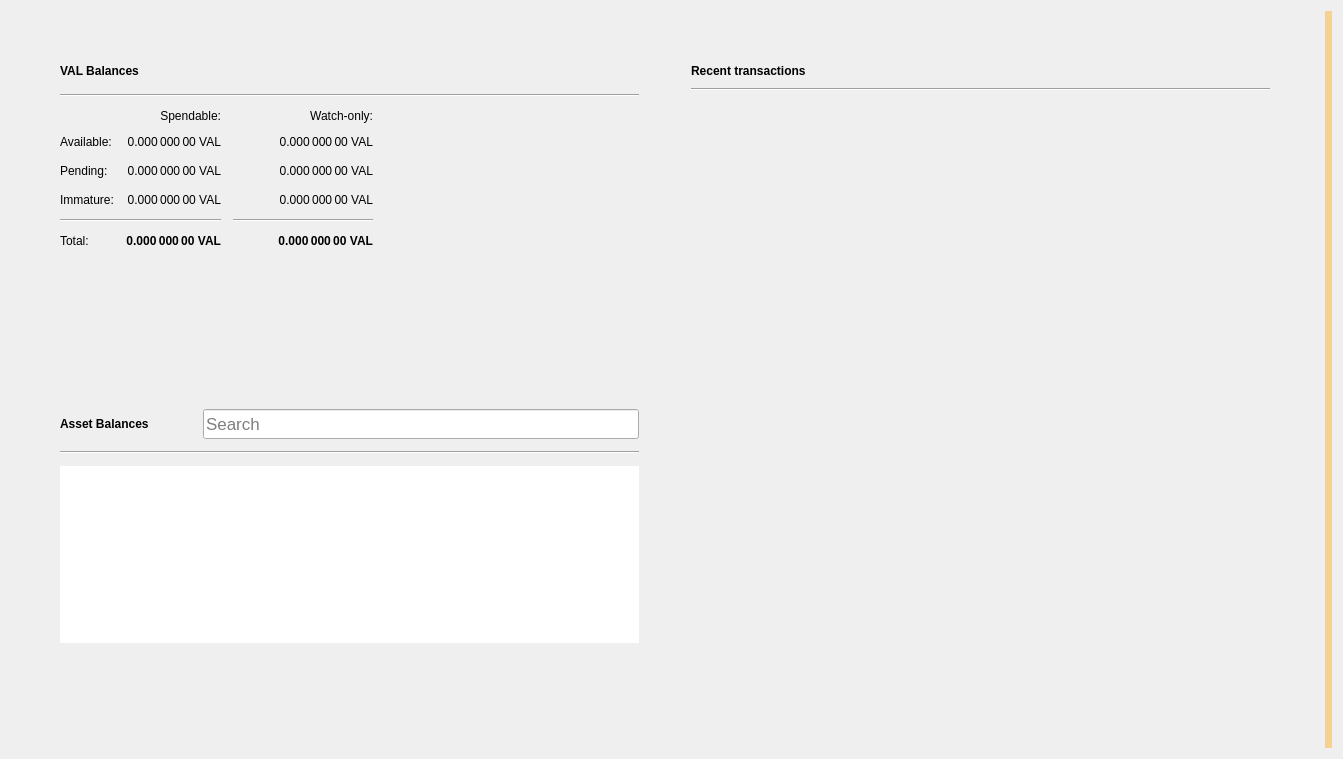
<?xml version="1.0" encoding="UTF-8"?>
<ui version="4.0">
 <class>OverviewPage</class>
 <widget class="QWidget" name="OverviewPage">
  <property name="geometry">
   <rect>
    <x>0</x>
    <y>0</y>
    <width>1343</width>
    <height>759</height>
   </rect>
  </property>
  <property name="windowTitle">
   <string>Form</string>
  </property>
  <property name="autoFillBackground">
   <bool>false</bool>
  </property>
  <layout class="QGridLayout" name="gridLayout_3">
   <item row="0" column="1">
    <layout class="QVBoxLayout" name="verticalLayout_7">
     <property name="spacing">
      <number>0</number>
     </property>
     <property name="leftMargin">
      <number>0</number>
     </property>
     <property name="topMargin">
      <number>0</number>
     </property>
     <property name="rightMargin">
      <number>0</number>
     </property>
     <property name="bottomMargin">
      <number>0</number>
     </property>
     <item>
      <layout class="QHBoxLayout" name="horizontalLayout" stretch="0,0">
       <property name="spacing">
        <number>34</number>
       </property>
       <property name="sizeConstraint">
        <enum>QLayout::SetMaximumSize</enum>
       </property>
       <property name="leftMargin">
        <number>40</number>
       </property>
       <property name="topMargin">
        <number>40</number>
       </property>
       <property name="rightMargin">
        <number>40</number>
       </property>
       <property name="bottomMargin">
        <number>40</number>
       </property>
       <item>
        <layout class="QVBoxLayout" name="verticalLayout_2">
         <property name="spacing">
          <number>34</number>
         </property>
         <property name="rightMargin">
          <number>0</number>
         </property>
         <item>
          <widget class="QFrame" name="frame">
           <property name="sizePolicy">
            <sizepolicy hsizetype="Preferred" vsizetype="Preferred">
             <horstretch>0</horstretch>
             <verstretch>0</verstretch>
            </sizepolicy>
           </property>
           <property name="frameShape">
            <enum>QFrame::NoFrame</enum>
           </property>
           <property name="frameShadow">
            <enum>QFrame::Raised</enum>
           </property>
           <property name="lineWidth">
            <number>10</number>
           </property>
           <layout class="QVBoxLayout" name="verticalLayout_4">
            <property name="spacing">
             <number>12</number>
            </property>
            <item>
             <layout class="QHBoxLayout" name="horizontalLayout_4">
              <item>
               <widget class="QLabel" name="rvnBalancesLabel">
                <property name="font">
                 <font>
                  <weight>75</weight>
                  <bold>true</bold>
                 </font>
                </property>
                <property name="text">
                 <string>VAL Balances</string>
                </property>
               </widget>
              </item>
              <item>
               <widget class="QPushButton" name="labelWalletStatus">
                <property name="enabled">
                 <bool>true</bool>
                </property>
                <property name="maximumSize">
                 <size>
                  <width>30</width>
                  <height>16777215</height>
                 </size>
                </property>
                <property name="toolTip">
                 <string>The displayed information may be out of date. Your wallet automatically synchronizes with the Valuero network after a connection is established, but this process has not completed yet.</string>
                </property>
                <property name="text">
                 <string/>
                </property>
                <property name="icon">
                 <iconset>
                  <normaloff>:/icons/warning</normaloff>
                  <disabledoff>:/icons/warning</disabledoff>:/icons/warning</iconset>
                </property>
                <property name="iconSize">
                 <size>
                  <width>24</width>
                  <height>24</height>
                 </size>
                </property>
                <property name="flat">
                 <bool>true</bool>
                </property>
               </widget>
              </item>
              <item>
               <spacer name="horizontalSpacer_3">
                <property name="orientation">
                 <enum>Qt::Horizontal</enum>
                </property>
                <property name="sizeHint" stdset="0">
                 <size>
                  <width>40</width>
                  <height>20</height>
                 </size>
                </property>
               </spacer>
              </item>
             </layout>
            </item>
            <item>
             <widget class="Line" name="line_2">
              <property name="orientation">
               <enum>Qt::Horizontal</enum>
              </property>
             </widget>
            </item>
            <item>
             <layout class="QGridLayout" name="gridLayout">
              <property name="spacing">
               <number>12</number>
              </property>
              <item row="3" column="2">
               <widget class="QLabel" name="labelWatchImmature">
                <property name="font">
                 <font>
                  <weight>50</weight>
                  <bold>false</bold>
                 </font>
                </property>
                <property name="cursor">
                 <cursorShape>IBeamCursor</cursorShape>
                </property>
                <property name="toolTip">
                 <string>Mined balance in watch-only addresses that has not yet matured</string>
                </property>
                <property name="text">
                 <string notr="true">0.000 000 00 VAL</string>
                </property>
                <property name="alignment">
                 <set>Qt::AlignRight|Qt::AlignTrailing|Qt::AlignVCenter</set>
                </property>
                <property name="textInteractionFlags">
                 <set>Qt::LinksAccessibleByMouse|Qt::TextSelectableByKeyboard|Qt::TextSelectableByMouse</set>
                </property>
               </widget>
              </item>
              <item row="2" column="3">
               <spacer name="horizontalSpacer_2">
                <property name="orientation">
                 <enum>Qt::Horizontal</enum>
                </property>
                <property name="sizeHint" stdset="0">
                 <size>
                  <width>40</width>
                  <height>20</height>
                 </size>
                </property>
               </spacer>
              </item>
              <item row="1" column="0">
               <widget class="QLabel" name="labelBalanceText">
                <property name="text">
                 <string>Available:</string>
                </property>
               </widget>
              </item>
              <item row="1" column="2">
               <widget class="QLabel" name="labelWatchAvailable">
                <property name="font">
                 <font>
                  <weight>50</weight>
                  <bold>false</bold>
                 </font>
                </property>
                <property name="cursor">
                 <cursorShape>IBeamCursor</cursorShape>
                </property>
                <property name="toolTip">
                 <string>Your current balance in watch-only addresses</string>
                </property>
                <property name="text">
                 <string notr="true">0.000 000 00 VAL</string>
                </property>
                <property name="alignment">
                 <set>Qt::AlignRight|Qt::AlignTrailing|Qt::AlignVCenter</set>
                </property>
                <property name="textInteractionFlags">
                 <set>Qt::LinksAccessibleByMouse|Qt::TextSelectableByKeyboard|Qt::TextSelectableByMouse</set>
                </property>
               </widget>
              </item>
              <item row="2" column="1">
               <widget class="QLabel" name="labelUnconfirmed">
                <property name="font">
                 <font>
                  <weight>50</weight>
                  <bold>false</bold>
                 </font>
                </property>
                <property name="cursor">
                 <cursorShape>IBeamCursor</cursorShape>
                </property>
                <property name="toolTip">
                 <string>Total of transactions that have yet to be confirmed, and do not yet count toward the spendable balance</string>
                </property>
                <property name="text">
                 <string notr="true">0.000 000 00 VAL</string>
                </property>
                <property name="alignment">
                 <set>Qt::AlignRight|Qt::AlignTrailing|Qt::AlignVCenter</set>
                </property>
                <property name="textInteractionFlags">
                 <set>Qt::LinksAccessibleByMouse|Qt::TextSelectableByKeyboard|Qt::TextSelectableByMouse</set>
                </property>
               </widget>
              </item>
              <item row="4" column="2">
               <widget class="Line" name="lineWatchBalance">
                <property name="sizePolicy">
                 <sizepolicy hsizetype="Preferred" vsizetype="Fixed">
                  <horstretch>0</horstretch>
                  <verstretch>0</verstretch>
                 </sizepolicy>
                </property>
                <property name="minimumSize">
                 <size>
                  <width>140</width>
                  <height>0</height>
                 </size>
                </property>
                <property name="orientation">
                 <enum>Qt::Horizontal</enum>
                </property>
               </widget>
              </item>
              <item row="0" column="1">
               <widget class="QLabel" name="labelSpendable">
                <property name="text">
                 <string>Spendable:</string>
                </property>
                <property name="alignment">
                 <set>Qt::AlignRight|Qt::AlignTrailing|Qt::AlignVCenter</set>
                </property>
               </widget>
              </item>
              <item row="3" column="0">
               <widget class="QLabel" name="labelImmatureText">
                <property name="text">
                 <string>Immature:</string>
                </property>
               </widget>
              </item>
              <item row="5" column="2">
               <widget class="QLabel" name="labelWatchTotal">
                <property name="font">
                 <font>
                  <weight>75</weight>
                  <bold>true</bold>
                 </font>
                </property>
                <property name="cursor">
                 <cursorShape>IBeamCursor</cursorShape>
                </property>
                <property name="toolTip">
                 <string>Current total balance in watch-only addresses</string>
                </property>
                <property name="text">
                 <string notr="true">0.000 000 00 VAL</string>
                </property>
                <property name="alignment">
                 <set>Qt::AlignRight|Qt::AlignTrailing|Qt::AlignVCenter</set>
                </property>
                <property name="textInteractionFlags">
                 <set>Qt::LinksAccessibleByMouse|Qt::TextSelectableByKeyboard|Qt::TextSelectableByMouse</set>
                </property>
               </widget>
              </item>
              <item row="4" column="0" colspan="2">
               <widget class="Line" name="line">
                <property name="orientation">
                 <enum>Qt::Horizontal</enum>
                </property>
               </widget>
              </item>
              <item row="0" column="2">
               <widget class="QLabel" name="labelWatchonly">
                <property name="text">
                 <string>Watch-only:</string>
                </property>
                <property name="alignment">
                 <set>Qt::AlignRight|Qt::AlignTrailing|Qt::AlignVCenter</set>
                </property>
               </widget>
              </item>
              <item row="5" column="1">
               <widget class="QLabel" name="labelTotal">
                <property name="font">
                 <font>
                  <weight>75</weight>
                  <bold>true</bold>
                 </font>
                </property>
                <property name="cursor">
                 <cursorShape>IBeamCursor</cursorShape>
                </property>
                <property name="toolTip">
                 <string>Your current total balance</string>
                </property>
                <property name="text">
                 <string notr="true">0.000 000 00 VAL</string>
                </property>
                <property name="alignment">
                 <set>Qt::AlignRight|Qt::AlignTrailing|Qt::AlignVCenter</set>
                </property>
                <property name="textInteractionFlags">
                 <set>Qt::LinksAccessibleByMouse|Qt::TextSelectableByKeyboard|Qt::TextSelectableByMouse</set>
                </property>
               </widget>
              </item>
              <item row="1" column="1">
               <widget class="QLabel" name="labelBalance">
                <property name="font">
                 <font>
                  <weight>50</weight>
                  <bold>false</bold>
                 </font>
                </property>
                <property name="cursor">
                 <cursorShape>IBeamCursor</cursorShape>
                </property>
                <property name="toolTip">
                 <string>Your current spendable balance</string>
                </property>
                <property name="text">
                 <string notr="true">0.000 000 00 VAL</string>
                </property>
                <property name="alignment">
                 <set>Qt::AlignRight|Qt::AlignTrailing|Qt::AlignVCenter</set>
                </property>
                <property name="textInteractionFlags">
                 <set>Qt::LinksAccessibleByMouse|Qt::TextSelectableByKeyboard|Qt::TextSelectableByMouse</set>
                </property>
               </widget>
              </item>
              <item row="2" column="0">
               <widget class="QLabel" name="labelPendingText">
                <property name="text">
                 <string>Pending:</string>
                </property>
               </widget>
              </item>
              <item row="5" column="0">
               <widget class="QLabel" name="labelTotalText">
                <property name="text">
                 <string>Total:</string>
                </property>
               </widget>
              </item>
              <item row="3" column="1">
               <widget class="QLabel" name="labelImmature">
                <property name="font">
                 <font>
                  <weight>50</weight>
                  <bold>false</bold>
                 </font>
                </property>
                <property name="cursor">
                 <cursorShape>IBeamCursor</cursorShape>
                </property>
                <property name="toolTip">
                 <string>Mined balance that has not yet matured</string>
                </property>
                <property name="text">
                 <string notr="true">0.000 000 00 VAL</string>
                </property>
                <property name="alignment">
                 <set>Qt::AlignRight|Qt::AlignTrailing|Qt::AlignVCenter</set>
                </property>
                <property name="textInteractionFlags">
                 <set>Qt::LinksAccessibleByMouse|Qt::TextSelectableByKeyboard|Qt::TextSelectableByMouse</set>
                </property>
               </widget>
              </item>
              <item row="2" column="2">
               <widget class="QLabel" name="labelWatchPending">
                <property name="font">
                 <font>
                  <weight>50</weight>
                  <bold>false</bold>
                 </font>
                </property>
                <property name="cursor">
                 <cursorShape>IBeamCursor</cursorShape>
                </property>
                <property name="toolTip">
                 <string>Unconfirmed transactions to watch-only addresses</string>
                </property>
                <property name="text">
                 <string notr="true">0.000 000 00 VAL</string>
                </property>
                <property name="alignment">
                 <set>Qt::AlignRight|Qt::AlignTrailing|Qt::AlignVCenter</set>
                </property>
                <property name="textInteractionFlags">
                 <set>Qt::LinksAccessibleByMouse|Qt::TextSelectableByKeyboard|Qt::TextSelectableByMouse</set>
                </property>
               </widget>
              </item>
             </layout>
            </item>
           </layout>
          </widget>
         </item>
         <item>
          <widget class="QWidget" name="assetVerticalSpaceWidget2" native="true">
           <property name="autoFillBackground">
            <bool>false</bool>
           </property>
           <layout class="QVBoxLayout" name="verticalLayout_6">
            <item>
             <spacer name="verticalSpacer_4">
              <property name="orientation">
               <enum>Qt::Vertical</enum>
              </property>
              <property name="sizeHint" stdset="0">
               <size>
                <width>20</width>
                <height>87</height>
               </size>
              </property>
             </spacer>
            </item>
           </layout>
          </widget>
         </item>
         <item>
          <widget class="QFrame" name="assetFrame">
           <property name="autoFillBackground">
            <bool>true</bool>
           </property>
           <property name="frameShape">
            <enum>QFrame::NoFrame</enum>
           </property>
           <property name="frameShadow">
            <enum>QFrame::Plain</enum>
           </property>
           <property name="lineWidth">
            <number>0</number>
           </property>
           <layout class="QVBoxLayout" name="verticalLayout_5">
            <property name="spacing">
             <number>12</number>
            </property>
            <item>
             <layout class="QHBoxLayout" name="assetBalanceHorizontalLayout">
              <item alignment="Qt::AlignVCenter">
               <widget class="QLabel" name="assetBalanceLabel">
                <property name="font">
                 <font>
                  <weight>75</weight>
                  <bold>true</bold>
                 </font>
                </property>
                <property name="text">
                 <string>Asset Balances</string>
                </property>
               </widget>
              </item>
              <item>
               <widget class="QPushButton" name="labelAssetStatus">
                <property name="enabled">
                 <bool>true</bool>
                </property>
                <property name="maximumSize">
                 <size>
                  <width>30</width>
                  <height>16777215</height>
                 </size>
                </property>
                <property name="toolTip">
                 <string>The displayed information may be out of date. Your wallet automatically synchronizes with the Valuero network after a connection is established, but this process has not completed yet.</string>
                </property>
                <property name="text">
                 <string/>
                </property>
                <property name="icon">
                 <iconset>
                  <normaloff>:/icons/warning</normaloff>
                  <disabledoff>:/icons/warning</disabledoff>:/icons/warning</iconset>
                </property>
                <property name="iconSize">
                 <size>
                  <width>24</width>
                  <height>24</height>
                 </size>
                </property>
                <property name="flat">
                 <bool>true</bool>
                </property>
               </widget>
              </item>
              <item alignment="Qt::AlignBottom">
               <widget class="QLineEdit" name="assetSearch">
                <property name="sizePolicy">
                 <sizepolicy hsizetype="Expanding" vsizetype="Preferred">
                  <horstretch>0</horstretch>
                  <verstretch>0</verstretch>
                 </sizepolicy>
                </property>
                <property name="minimumSize">
                 <size>
                  <width>0</width>
                  <height>30</height>
                 </size>
                </property>
                <property name="maximumSize">
                 <size>
                  <width>16777215</width>
                  <height>30</height>
                 </size>
                </property>
                <property name="sizeIncrement">
                 <size>
                  <width>0</width>
                  <height>0</height>
                 </size>
                </property>
                <property name="baseSize">
                 <size>
                  <width>0</width>
                  <height>0</height>
                 </size>
                </property>
                <property name="font">
                 <font>
                  <pointsize>13</pointsize>
                 </font>
                </property>
                <property name="maxLength">
                 <number>32</number>
                </property>
                <property name="frame">
                 <bool>true</bool>
                </property>
                <property name="alignment">
                 <set>Qt::AlignLeading|Qt::AlignLeft|Qt::AlignVCenter</set>
                </property>
                <property name="placeholderText">
                 <string>Search</string>
                </property>
                <property name="clearButtonEnabled">
                 <bool>true</bool>
                </property>
               </widget>
              </item>
             </layout>
            </item>
            <item>
             <widget class="Line" name="assetBalanceLine">
              <property name="orientation">
               <enum>Qt::Horizontal</enum>
              </property>
             </widget>
            </item>
            <item>
             <widget class="QListView" name="listAssets">
              <property name="frameShape">
               <enum>QFrame::NoFrame</enum>
              </property>
              <property name="lineWidth">
               <number>0</number>
              </property>
              <property name="verticalScrollMode">
               <enum>QAbstractItemView::ScrollPerItem</enum>
              </property>
             </widget>
            </item>
            <item>
             <widget class="QWidget" name="assetVerticalSpaceWidget" native="true">
              <property name="autoFillBackground">
               <bool>false</bool>
              </property>
              <layout class="QVBoxLayout" name="verticalLayout">
               <item>
                <spacer name="verticalSpacer_3">
                 <property name="orientation">
                  <enum>Qt::Vertical</enum>
                 </property>
                 <property name="sizeHint" stdset="0">
                  <size>
                   <width>20</width>
                   <height>40</height>
                  </size>
                 </property>
                </spacer>
               </item>
              </layout>
             </widget>
            </item>
           </layout>
          </widget>
         </item>
        </layout>
       </item>
       <item>
        <layout class="QVBoxLayout" name="verticalLayout_3">
         <property name="spacing">
          <number>34</number>
         </property>
         <property name="leftMargin">
          <number>0</number>
         </property>
         <item>
          <widget class="QFrame" name="frame_2">
           <property name="sizePolicy">
            <sizepolicy hsizetype="Preferred" vsizetype="Fixed">
             <horstretch>0</horstretch>
             <verstretch>0</verstretch>
            </sizepolicy>
           </property>
           <property name="frameShape">
            <enum>QFrame::NoFrame</enum>
           </property>
           <property name="frameShadow">
            <enum>QFrame::Plain</enum>
           </property>
           <property name="lineWidth">
            <number>0</number>
           </property>
           <layout class="QGridLayout" name="gridLayout_2">
            <property name="horizontalSpacing">
             <number>12</number>
            </property>
            <item row="0" column="0">
             <layout class="QHBoxLayout" name="horizontalLayout_2">
              <item>
               <widget class="QLabel" name="recentTransactionsLabel">
                <property name="font">
                 <font>
                  <weight>75</weight>
                  <bold>true</bold>
                 </font>
                </property>
                <property name="text">
                 <string>Recent transactions</string>
                </property>
               </widget>
              </item>
              <item>
               <widget class="QPushButton" name="labelTransactionsStatus">
                <property name="enabled">
                 <bool>true</bool>
                </property>
                <property name="maximumSize">
                 <size>
                  <width>30</width>
                  <height>16777215</height>
                 </size>
                </property>
                <property name="toolTip">
                 <string>The displayed information may be out of date. Your wallet automatically synchronizes with the Valuero network after a connection is established, but this process has not completed yet.</string>
                </property>
                <property name="text">
                 <string/>
                </property>
                <property name="icon">
                 <iconset>
                  <normaloff>:/icons/warning</normaloff>
                  <disabledoff>:/icons/warning</disabledoff>:/icons/warning</iconset>
                </property>
                <property name="iconSize">
                 <size>
                  <width>24</width>
                  <height>24</height>
                 </size>
                </property>
                <property name="flat">
                 <bool>true</bool>
                </property>
               </widget>
              </item>
              <item>
               <spacer name="horizontalSpacer">
                <property name="orientation">
                 <enum>Qt::Horizontal</enum>
                </property>
                <property name="sizeHint" stdset="0">
                 <size>
                  <width>40</width>
                  <height>20</height>
                 </size>
                </property>
               </spacer>
              </item>
             </layout>
            </item>
            <item row="2" column="0">
             <widget class="QListView" name="listTransactions">
              <property name="styleSheet">
               <string notr="true">QListView { background: transparent; }</string>
              </property>
              <property name="frameShape">
               <enum>QFrame::NoFrame</enum>
              </property>
              <property name="verticalScrollBarPolicy">
               <enum>Qt::ScrollBarAlwaysOff</enum>
              </property>
              <property name="horizontalScrollBarPolicy">
               <enum>Qt::ScrollBarAlwaysOff</enum>
              </property>
              <property name="selectionMode">
               <enum>QAbstractItemView::NoSelection</enum>
              </property>
             </widget>
            </item>
            <item row="1" column="0">
             <widget class="Line" name="line_3">
              <property name="orientation">
               <enum>Qt::Horizontal</enum>
              </property>
             </widget>
            </item>
           </layout>
          </widget>
         </item>
         <item>
          <spacer name="verticalSpacer_2">
           <property name="orientation">
            <enum>Qt::Vertical</enum>
           </property>
           <property name="sizeHint" stdset="0">
            <size>
             <width>20</width>
             <height>40</height>
            </size>
           </property>
          </spacer>
         </item>
        </layout>
       </item>
      </layout>
     </item>
    </layout>
   </item>
   <item row="0" column="3">
    <widget class="QLabel" name="labelAlerts">
     <property name="visible">
      <bool>true</bool>
     </property>
     <property name="styleSheet">
      <string notr="true">QLabel { background-color: qlineargradient(x1: 0, y1: 0, x2: 1, y2: 0, stop:0 #F0D0A0, stop:1 #F8D488); color:#000000; }</string>
     </property>
     <property name="wordWrap">
      <bool>true</bool>
     </property>
     <property name="margin">
      <number>3</number>
     </property>
     <property name="textInteractionFlags">
      <set>Qt::TextSelectableByMouse</set>
     </property>
    </widget>
   </item>
  </layout>
 </widget>
 <resources/>
 <connections/>
</ui>
